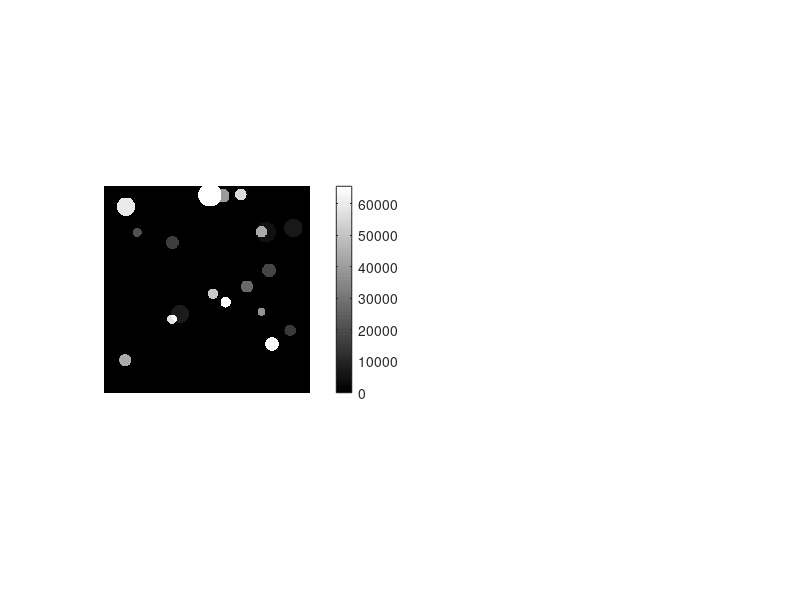

This chart was generated by the following MATLAB code: (Note: this script raises an error after producing the figure.)
% Parameters for the synthetic image
height = 512; 
width = 512;
num_cells = 20; 
min_radius = 10; 
max_radius = 30;

% Initialize the fluorescence image
fluorescence_image = zeros(height, width, 'uint16');

% Set random seed for reproducibility
rng(42);

% Generate random centers and radii for yeast cells
centers = randi([min_radius, min(height, width) - max_radius], num_cells, 2);
radii = randi([min_radius, max_radius], num_cells, 1);

% Draw cells with random intensities
for i = 1:num_cells
    [X, Y] = meshgrid(1:width, 1:height);
    mask = (X - centers(i, 2)).^2 + (Y - centers(i, 1)).^2 <= radii(i)^2;
    intensity = randi([1000, 65535]); % Random fluorescence intensity
    fluorescence_image(mask) = fluorescence_image(mask) + intensity;
end

% Generate labeled image
binary_image = fluorescence_image > 0;
labeled_image = bwlabel(binary_image); % Label connected components
labeled_image = uint8(labeled_image); % Convert to uint8 (max label = 255)

% Display the results
figure;

% Display fluorescence image with pixel intensity colorbar
subplot(1, 2, 1);
imshow(fluorescence_image, []);
colormap(gca, 'gray');
cb1 = colorbar; % Add pixel intensity colorbar
cb1.Label.String = 'Pixel Intensity (uint16)';
title('Fluorescence Image');
axis image off;

% Display labeled image with number of cell intensities colorbar
subplot(1, 2, 2);
imshow(label2rgb(labeled_image, 'jet', 'k', 'shuffle')); % Colored labels
colormap(gca, 'jet');
cb2 = colorbar; % Add colorbar for number of cells
cb2.Ticks = 0:max(labeled_image(:)); % Ticks for each label
cb2.TickLabels = arrayfun(@num2str, 0:max(labeled_image(:)), 'UniformOutput', false);
cb2.Label.String = 'Cell Label Intensity';
title('Labeled Image');
axis image off;

% Save results if needed
% imwrite(fluorescence_image, 'fluorescence_image.tif');
% imwrite(labeled_image, 'labeled_image.png');
